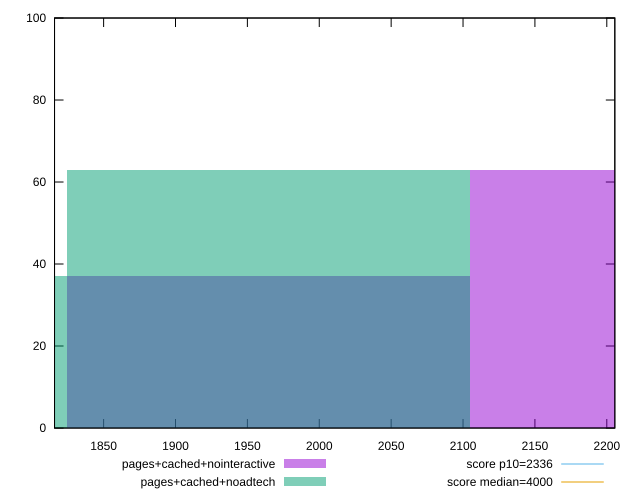

gnuplot code for this plot:
reset

$pagesCachedNointeractive <<EOF
1964.60460554535 37
2245.262406337543 63
EOF

$pagesCachedNoadtech <<EOF
1964.60460554535 63
1683.9468047531573 37
EOF

set key outside below
set boxwidth 280.65780079219286
set xrange [1815.857:2205.583]
set yrange [0:100]
set trange [0:100]
set style fill transparent solid 0.5 noborder

set parametric
set terminal svg size 640, 500 enhanced background rgb 'white'
set output "reprap/first-contentful-paint/comparison/histogram/3_vs_4.svg"

plot $pagesCachedNointeractive title "pages+cached+nointeractive" with boxes, \
     $pagesCachedNoadtech title "pages+cached+noadtech" with boxes, \
     2336,t title "score p10=2336", \
     4000,t title "score median=4000"

reset
